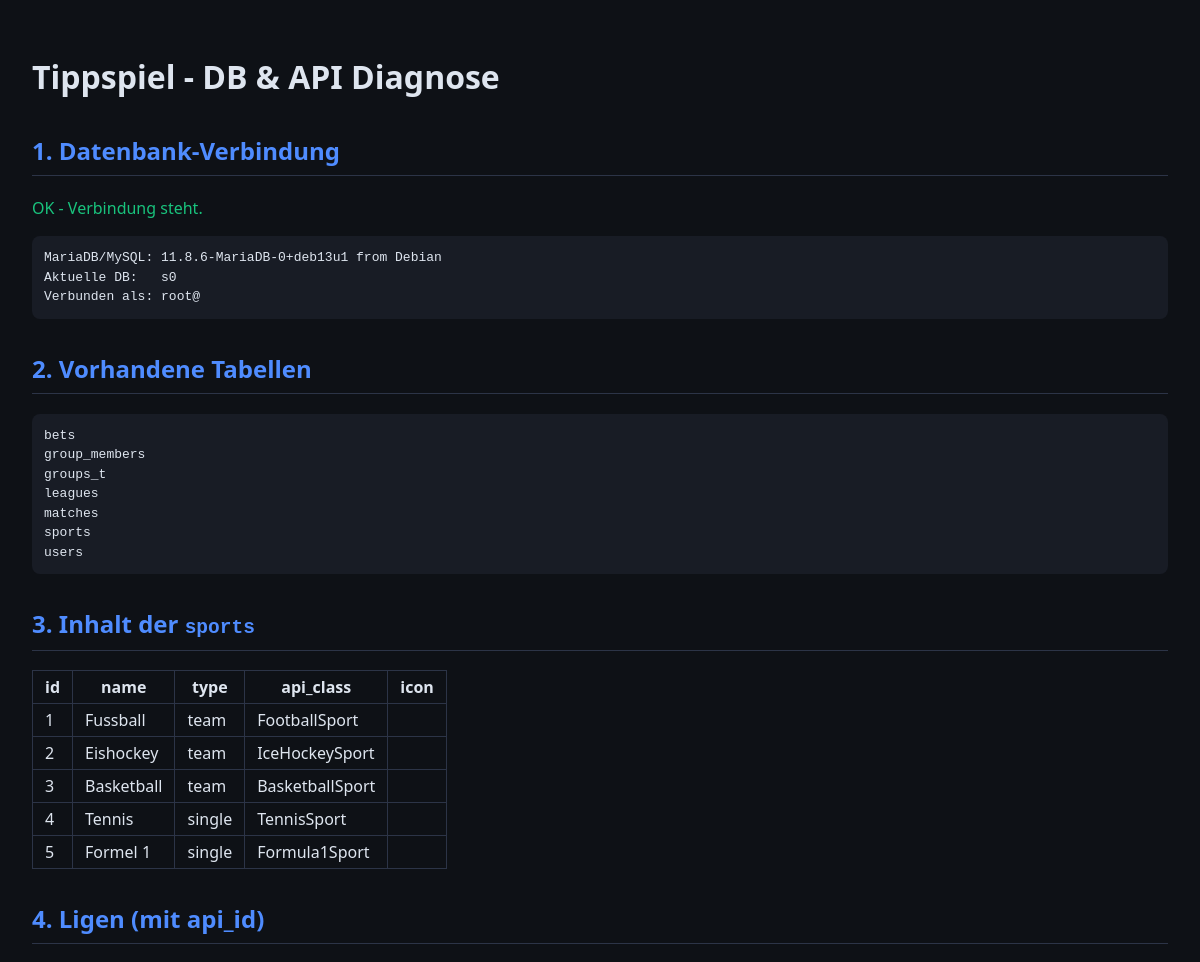
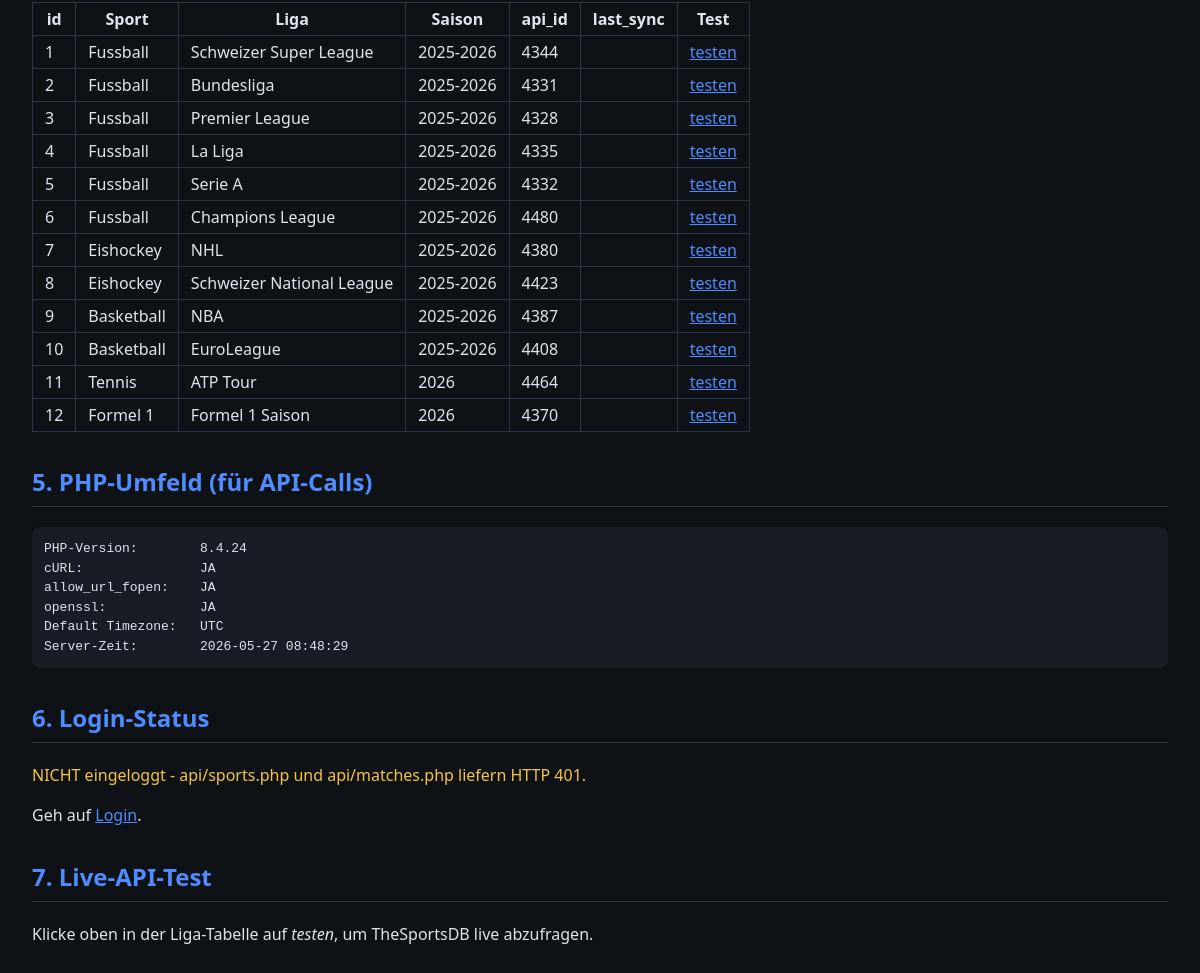
The page /diagnose.php on the database its author committed (2 pictures, top to bottom).
### tables this page shows
CREATE TABLE sports (
    id         INT AUTO_INCREMENT PRIMARY KEY,
    name       VARCHAR(60) NOT NULL UNIQUE,
    type       ENUM('team','single') NOT NULL DEFAULT 'team',
    api_class  VARCHAR(60) NOT NULL,
    icon       VARCHAR(80) DEFAULT NULL
);

CREATE TABLE leagues (
    id         INT AUTO_INCREMENT PRIMARY KEY,
    sport_id   INT NOT NULL,
    name       VARCHAR(120) NOT NULL,
    season     VARCHAR(20)  DEFAULT NULL,
    api_id     VARCHAR(40)  DEFAULT NULL,
    last_sync  DATETIME     DEFAULT NULL,
    FOREIGN KEY (sport_id) REFERENCES sports(id) ON DELETE CASCADE
);

### diagnose.php (the view, shortened to what this page needs)
<?php
echo "<!doctype html><html><head><meta charset=utf-8>";
echo "<style>body{background:#0e1116;color:#dee5ef;font-family:system-ui,sans-serif;padding:24px;line-height:1.5}";
echo "h2{color:#4f8cff;margin-top:32px;border-bottom:1px solid #2c3447;padding-bottom:6px}";
echo "pre{background:#181c25;padding:12px;border-radius:8px;overflow:auto;max-height:340px}";
echo ".ok{color:#19c37d}.err{color:#ef4d4d}.warn{color:#f4c542}";
echo "table{border-collapse:collapse;margin:8px 0}td,th{padding:4px 12px;border:1px solid #2c3447}";
echo "a{color:#4f8cff}";
echo "</style></head><body>";
echo "<h1>Tippspiel - DB &amp; API Diagnose</h1>";
echo "<h2>1. Datenbank-Verbindung</h2>";
try {
    $pdo = db();
    echo "<p class=ok>OK - Verbindung steht.</p>";
    $info = $pdo->query('SELECT VERSION() AS v, DATABASE() AS d, USER() AS u')->fetch(PDO::FETCH_ASSOC);
    echo "<pre>MariaDB/MySQL: " . htmlspecialchars($info['v']) . "\n";
    echo "Aktuelle DB:   " . htmlspecialchars($info['d'] ?: '(keine)') . "\n";
    echo "Verbunden als: " . htmlspecialchars($info['u']) . "</pre>";
} catch (Throwable $e) {
    echo '<p class=err>FEHLER: ' . htmlspecialchars($e->getMessage()) . '</p>';
    exit;
}
echo "<h2>2. Vorhandene Tabellen</h2>";
$tables = $pdo->query('SHOW TABLES')->fetchAll(PDO::FETCH_COLUMN);
echo "<pre>" . htmlspecialchars(implode("\n", $tables)) . "</pre>";
if (in_array('sports', $tables, true)) {
    echo "<h2>3. Inhalt der <code>sports</code></h2>";
    $rows = $pdo->query('SELECT * FROM sports ORDER BY id')->fetchAll(PDO::FETCH_ASSOC);
    if ($rows) {
        echo '<table><tr>';
        foreach (array_keys($rows[0]) as $k) echo '<th>' . htmlspecialchars($k) . '</th>';
        echo '</tr>';
        foreach ($rows as $r) {
            echo '<tr>';
            foreach ($r as $v) echo '<td>' . htmlspecialchars((string)$v) . '</td>';
            echo '</tr>';
        }
        echo '</table>';
    } else echo '<p class=err>Tabelle leer.</p>';
}
if (in_array('leagues', $tables, true)) {
    echo "<h2>4. Ligen (mit api_id)</h2>";
    $lgs = $pdo->query(
        'SELECT l.id, s.name AS sport, l.name, l.season, l.api_id, l.last_sync
         FROM leagues l JOIN sports s ON s.id = l.sport_id
         ORDER BY s.id, l.id'
    )->fetchAll(PDO::FETCH_ASSOC);
    echo '<table><tr><th>id</th><th>Sport</th><th>Liga</th><th>Saison</th><th>api_id</th><th>last_sync</th><th>Test</th></tr>';
    foreach ($lgs as $l) {
        echo '<tr><td>' . htmlspecialchars((string)$l['id']) . '</td>';
        echo '<td>' . htmlspecialchars($l['sport']) . '</td>';
        echo '<td>' . htmlspecialchars($l['name']) . '</td>';
        echo '<td>' . htmlspecialchars((string)$l['season']) . '</td>';
        echo '<td>' . htmlspecialchars((string)$l['api_id']) . '</td>';
        echo '<td>' . htmlspecialchars((string)$l['last_sync']) . '</td>';
        echo '<td><a href="?api_test=1&league_id=' . (int)$l['id'] . '">testen</a></td></tr>';
    }
    echo '</table>';
}
echo "<h2>5. PHP-Umfeld (für API-Calls)</h2>";
echo "<pre>PHP-Version:        " . PHP_VERSION . "\n";
echo "cURL:               " . (function_exists('curl_init') ? 'JA' : 'NEIN') . "\n";
echo "allow_url_fopen:    " . (ini_get('allow_url_fopen') ? 'JA' : 'NEIN') . "\n";
echo "openssl:            " . (extension_loaded('openssl') ? 'JA' : 'NEIN') . "\n";
echo "Default Timezone:   " . date_default_timezone_get() . "\n";
echo "Server-Zeit:        " . date('Y-m-d H:i:s') . "</pre>";
echo "<h2>6. Login-Status</h2>";
if (isset($_SESSION['user_id'])) {
    echo '<p class=ok>Eingeloggt als user_id=' . (int)$_SESSION['user_id'] . '</p>';
} else {
    echo '<p class=warn>NICHT eingeloggt - api/sports.php und api/matches.php liefern HTTP 401.</p>';
    echo '<p>Geh auf <a href="index.php">Login</a>.</p>';
}
$leagueIdTest = (int)($_GET['league_id'] ?? 0);
$doApiTest    = !empty($_GET['api_test']) && $leagueIdTest > 0;
echo "<h2>7. Live-API-Test</h2>";
if (!$doApiTest) {
    echo '<p>Klicke oben in der Liga-Tabelle auf <em>testen</em>, um TheSportsDB live abzufragen.</p>';
}
echo "</body></html>";

### rows shown on the page
sports: id "1", name "Fussball", type "team", api_class "FootballSport"
sports: id "2", name "Eishockey", type "team", api_class "IceHockeySport"
sports: id "3", name "Basketball", type "team", api_class "BasketballSport"
sports: id "4", name "Tennis", type "single", api_class "TennisSport"
sports: id "5", name "Formel 1", type "single", api_class "Formula1Sport"
leagues: id "1", sport.name "Fussball", name "Schweizer Super League", season "2025-2026", api "4344"
leagues: id "2", sport.name "Fussball", name "Bundesliga", season "2025-2026", api "4331"
leagues: id "3", sport.name "Fussball", name "Premier League", season "2025-2026", api "4328"
leagues: id "4", sport.name "Fussball", name "La Liga", season "2025-2026", api "4335"
leagues: id "5", sport.name "Fussball", name "Serie A", season "2025-2026", api "4332"
leagues: id "6", sport.name "Fussball", name "Champions League", season "2025-2026", api "4480"
leagues: id "7", sport.name "Eishockey", name "NHL", season "2025-2026", api "4380"
leagues: id "8", sport.name "Eishockey", name "Schweizer National League", season "2025-2026", api "4423"
leagues: id "9", sport.name "Basketball", name "NBA", season "2025-2026", api "4387"
leagues: id "10", sport.name "Basketball", name "EuroLeague", season "2025-2026", api "4408"
leagues: id "11", sport.name "Tennis", name "ATP Tour", season "2026", api "4464"
leagues: id "12", sport.name "Formel 1", name "Formel 1 Saison", season "2026", api "4370"

### other values the page prints
$info['v'] "11.8.6-MariaDB-0+deb13u1 from Debian"
$info['d'] ?: '(keine)' "s0"
$info['u'] "root@"
implode("\n", $tables) "bets group_members groups_t leagues matches sports users"
$k "id"
$k "name"
$k "type"
$k "api_class"
$k "icon"
PHP_VERSION "8.4.24"
date_default_timezone_get() "UTC"
